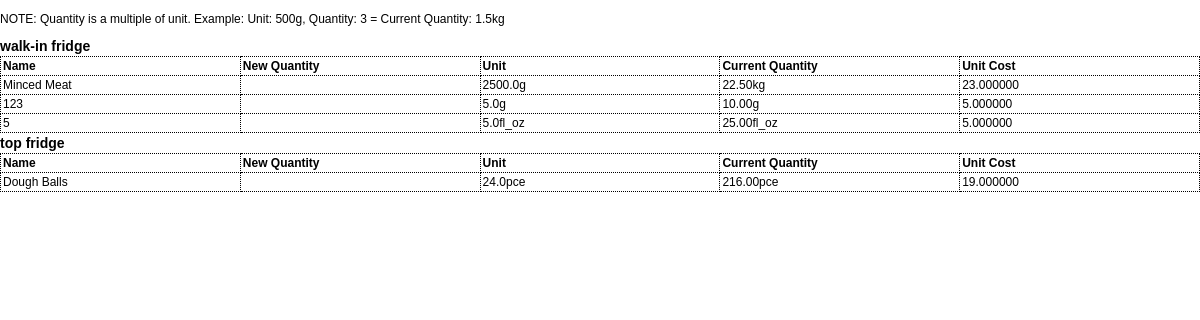
Page /inventory/print/ on the committed database.
### inventory/models.py (models this page shows, shortened)
class Category(models.Model):
    name = models.CharField(max_length=100, unique=True, default="global")
    slug = models.SlugField(max_length=100, unique=True, blank=True)
    order = models.PositiveIntegerField(default=1)
    class Meta:
        ordering = ['order']

class Ingredient(models.Model):
    UNIT_TYPES = [
        ('g', 'gram'),
        ('ml', 'milliliter'),
        ('pce', 'piece'),
        ('cm', 'centimeter'),
        ('oz', 'ounce'),
        ('fl_oz', 'fluid ounce'),
        ('in', 'inch'),
    ]
    name = models.CharField(max_length=255)
    slug = models.SlugField(max_length=255, unique=True, blank=True)
    quantity = models.FloatField()  # Quantity in stock
    threshold = models.FloatField(default=0)  # Minimum threshold for inventory
    category = models.ForeignKey('Category', on_delete=models.CASCADE)
    unit_type = models.CharField(max_length=10, choices=UNIT_TYPES)
    unit_multiplier = models.FloatField()  # Multiplier for unit type
    unit_cost = models.FloatField()  # Cost per unit
    estimated_usage = models.FloatField(null=True, blank=True)  # Optional, estimated usage per day
    total_cost = models.DecimalField(max_digits=12, decimal_places=6, editable=False)
    history = HistoricalRecords()
    order = models.PositiveIntegerField(default=1)
    change_source = models.CharField(max_length=50, blank=True, null=True)
    class Meta:
        ordering = ['order']
        unique_together = ('name', 'category')
    @property
    def converted_quantity(self):
        return self._convert_unit(self.quantity)
    def _convert_unit(self, value):
        metric_conversion_factors = {
            'g': Decimal('1000'),       # 1000 grams = 1 kg
            'ml': Decimal('1000'),      # 1000 milliliters = 1 liter
            'cm': Decimal('100'),       # 100 cm = 1 m
        }
        imperial_conversion_factors = {
            'oz': Decimal('16'),        # 16 ounces = 1 pound
            'fl_oz': Decimal('128'),    # 128 fluid ounces = 1 gallon
            'in': Decimal('12'),        # 12 inches = 1 foot
        }
        if self.unit_type in metric_conversion_factors:
            conversion_factor = metric_conversion_factors[self.unit_type]
            higher_unit = {'g': 'kg', 'ml': 'L', 'cm': 'm'}.get(self.unit_type, self.unit_type)
        elif self.unit_type in imperial_conversion_factors:
            conversion_factor = imperial_conversion_factors[self.unit_type]
            higher_unit = {'oz': 'lb', 'fl_oz': 'gal', 'in': 'ft'}.get(self.unit_type, self.unit_type)
        else:
            conversion_factor = Decimal('1')
            higher_unit = self.unit_type
        base_qty = Decimal(value) * Decimal(self.unit_multiplier)
        if base_qty < conversion_factor:
            return f"{base_qty.quantize(Decimal('.01'), rounding=ROUND_HALF_UP)}{self.unit_type}"
        converted_qty = base_qty / conversion_factor
        return f"{converted_qty.quantize(Decimal('.01'), rounding=ROUND_HALF_UP)}{higher_unit}"

### inventory/views.py (the view)
# urls.py: path('print/', views.print_inventory, name='print_inventory'),
def print_inventory(request):
    categories = Category.objects.prefetch_related(
        models.Prefetch('ingredient_set', queryset=Ingredient.objects.order_by('order'))
    )
    context = {'categories': categories}
    return render(request, 'inventory/print_inventory.html', context)

### inventory/templates/inventory/print_inventory.html (shortened to what this page needs)
<!DOCTYPE html>
<html lang="en">
<head>
</head>
<body>
    <p>NOTE: Quantity is a multiple of unit. Example: Unit: 500g, Quantity: 3 = Current Quantity: 1.5kg</p>
    {% load humanize %}
    {% for category in categories %}
    <h2>{{ category.name }}</h2>
    <table>
        <thead>
            <tr>
                <th>Name</th>
                <th>New Quantity</th>
                <th>Unit</th>
                <th>Current Quantity</th>
                <th>Unit Cost</th>
            </tr>
        </thead>
        <tbody>
            {% for ingredient in category.ingredient_set.all %}
            <tr>
                <td>{{ ingredient.name|title }}</td>
                <td></td>
                <td>{{ ingredient.unit_multiplier }}{{ ingredient.unit_type }}</td>
                <td>{{ ingredient.converted_quantity }}</td>
                <td>{{ settings.get_currency_type_display }}{{ ingredient.unit_cost|floatformat:6|intcomma }}</td>
            </tr>
            {% endfor %}
        </tbody>
    </table>
    {% endfor %}
</body>
</html>

### inventory/templates/inventory/print_inventory.html (style rules this page uses)
body { font-family: Arial, sans-serif; font-size: 12px; margin: 0; padding: 0; }
table { width: 100%; border-collapse: collapse; table-layout: fixed; }
th, td { border: 1px dotted black; padding: 2px ; text-align: left; word-wrap: break-word; }
th { background-color: #fff; }
h2 { margin: 2px 0 2px; font-size: 14px; }

### rows in the picture
Category: name "walk-in fridge"
Ingredient: name "Minced Meat", unit_multiplier "2500.0", unit_type "g", converted_quantity "22.50kg", unit_cost "23.000000"
Ingredient: name "123", unit_multiplier "5.0", unit_type "g", converted_quantity "10.00g", unit_cost "5.000000"
Ingredient: name "5", unit_multiplier "5.0", unit_type "fl_oz", converted_quantity "25.00fl_oz", unit_cost "5.000000"
Category: name "top fridge"
Ingredient: name "Dough Balls", unit_multiplier "24.0", unit_type "pce", converted_quantity "216.00pce", unit_cost "19.000000"
